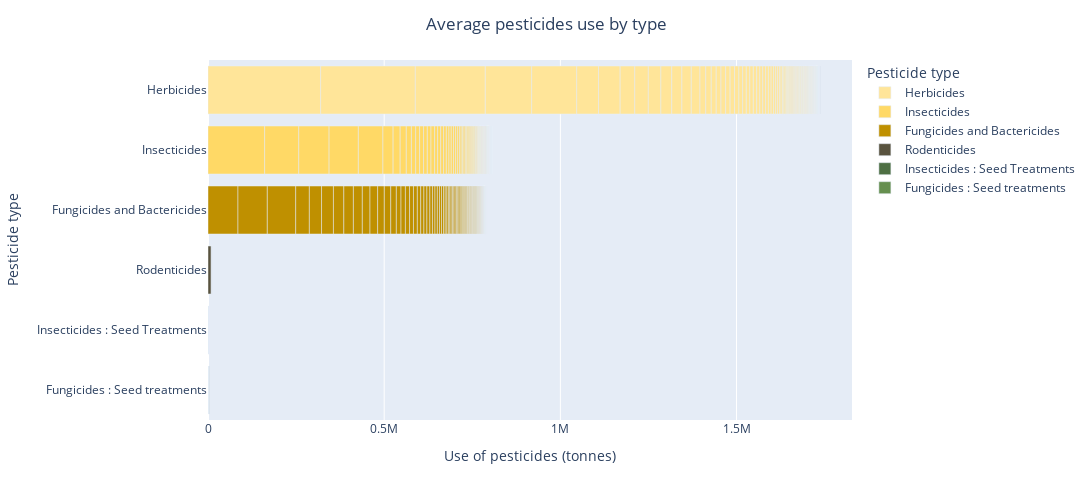

Here is the notebook cell this chart was saved with:
### Code cell
# Sort the bars by 'agricultural_use_tonnes'
pest_total_area_sorted = pest_total_area.sort_values(by='agricultural_use_tonnes', ascending=False)

fig = px.bar(
    pest_total_area_sorted,
    x='agricultural_use_tonnes',
    y='pesticides_type',
    color='pesticides_type',  
    color_discrete_sequence=agro_r,  
    labels={'agricultural_use_tonnes': 'Use of pesticides (tonnes)', 'pesticides_type': 'Pesticide type'}
)
fig.update_layout(title='Average pesticides use by type',width=1200, height=500,title_x=0.5) 

fig.show()

### Figure 1 — Plotly figure (JSON) as saved in the notebook; plotly's stock layout.template omitted (floating-point values rounded to 4 significant figures; data arrays with more than 128 entries replaced by an {"elided": "..."} marker saying what was removed)
{"data": [{"alignmentgroup": "True", "hovertemplate": "Pesticide type=%{y}<br>Use of pesticides (tonnes)=%{x}<extra></extra>", "legendgroup": "Herbicides", "marker": {"color": "#ffe599", "pattern": {"shape": ""}}, "name": "Herbicides", "offsetgroup": "Herbicides", "orientation": "h", "showlegend": true, "textposition": "auto", "type": "bar", "x": {"elided": "207 float values"}, "xaxis": "x", "y": {"elided": "207 str values"}, "yaxis": "y"}, {"alignmentgroup": "True", "hovertemplate": "Pesticide type=%{y}<br>Use of pesticides (tonnes)=%{x}<extra></extra>", "legendgroup": "Insecticides", "marker": {"color": "#ffd966", "pattern": {"shape": ""}}, "name": "Insecticides", "offsetgroup": "Insecticides", "orientation": "h", "showlegend": true, "textposition": "auto", "type": "bar", "x": {"elided": "213 float values"}, "xaxis": "x", "y": {"elided": "213 str values"}, "yaxis": "y"}, {"alignmentgroup": "True", "hovertemplate": "Pesticide type=%{y}<br>Use of pesticides (tonnes)=%{x}<extra></extra>", "legendgroup": "Fungicides and Bactericides", "marker": {"color": "#bf9000", "pattern": {"shape": ""}}, "name": "Fungicides and Bactericides", "offsetgroup": "Fungicides and Bactericides", "orientation": "h", "showlegend": true, "textposition": "auto", "type": "bar", "x": {"elided": "211 float values"}, "xaxis": "x", "y": {"elided": "211 str values"}, "yaxis": "y"}, {"alignmentgroup": "True", "hovertemplate": "Pesticide type=%{y}<br>Use of pesticides (tonnes)=%{x}<extra></extra>", "legendgroup": "Rodenticides", "marker": {"color": "#59533e", "pattern": {"shape": ""}}, "name": "Rodenticides", "offsetgroup": "Rodenticides", "orientation": "h", "showlegend": true, "textposition": "auto", "type": "bar", "x": {"elided": "180 float values"}, "xaxis": "x", "y": {"elided": "180 str values"}, "yaxis": "y"}, {"alignmentgroup": "True", "hovertemplate": "Pesticide type=%{y}<br>Use of pesticides (tonnes)=%{x}<extra></extra>", "legendgroup": "Insecticides : Seed Treatments", "marker": {"color": "#4e6f43", "pattern": {"shape": ""}}, "name": "Insecticides : Seed Treatments", "offsetgroup": "Insecticides : Seed Treatments", "orientation": "h", "showlegend": true, "textposition": "auto", "type": "bar", "x": [719.9, 543.1, 499.4, 275.9, 245.9, 182.5, 124.1, 121.7, 111.6, 87.42, 70.84, 48.03, 43.73, 41.49, 24.72, 24.72, 21.53, 15.04, 13.12, 10.21, 9.632, 9.589, 7.971, 6.782, 5.946, 4.694, 4.676, 4.54, 4.16, 3.122, 2.658, 2.344, 2.235, 2.158, 2.141, 2.097, 1.914, 1.367, 1.148, 1.073, 1.066, 0.95, 0.91, 0.8425, 0.7667, 0.6167, 0.4975, 0.4742, 0.4733, 0.3767, 0.33, 0.325, 0.3067, 0.275, 0.1808, 0.1483, 0.1433, 0.1208, 0.12, 0.06917, 0.0575, 0.0525, 0.03083, 0.02833, 0.02667, 0.02, 0.02, 0.01583, 0.01417, 0.01, 0.004167, 0.003333, 0, 0, 0, 0, 0, 0, 0, 0, 0, 0, 0, 0, 0, 0, 0, 0, 0, 0, 0, 0, 0, 0, 0, 0, 0, 0, 0, 0, 0, 0, 0, 0, 0, 0, 0, 0, 0, 0, 0], "xaxis": "x", "y": ["Insecticides : Seed Treatments", "Insecticides : Seed Treatments", "Insecticides : Seed Treatments", "Insecticides : Seed Treatments", "Insecticides : Seed Treatments", "Insecticides : Seed Treatments", "Insecticides : Seed Treatments", "Insecticides : Seed Treatments", "Insecticides : Seed Treatments", "Insecticides : Seed Treatments", "Insecticides : Seed Treatments", "Insecticides : Seed Treatments", "Insecticides : Seed Treatments", "Insecticides : Seed Treatments", "Insecticides : Seed Treatments", "Insecticides : Seed Treatments", "Insecticides : Seed Treatments", "Insecticides : Seed Treatments", "Insecticides : Seed Treatments", "Insecticides : Seed Treatments", "Insecticides : Seed Treatments", "Insecticides : Seed Treatments", "Insecticides : Seed Treatments", "Insecticides : Seed Treatments", "Insecticides : Seed Treatments", "Insecticides : Seed Treatments", "Insecticides : Seed Treatments", "Insecticides : Seed Treatments", "Insecticides : Seed Treatments", "Insecticides : Seed Treatments", "Insecticides : Seed Treatments", "Insecticides : Seed Treatments", "Insecticides : Seed Treatments", "Insecticides : Seed Treatments", "Insecticides : Seed Treatments", "Insecticides : Seed Treatments", "Insecticides : Seed Treatments", "Insecticides : Seed Treatments", "Insecticides : Seed Treatments", "Insecticides : Seed Treatments", "Insecticides : Seed Treatments", "Insecticides : Seed Treatments", "Insecticides : Seed Treatments", "Insecticides : Seed Treatments", "Insecticides : Seed Treatments", "Insecticides : Seed Treatments", "Insecticides : Seed Treatments", "Insecticides : Seed Treatments", "Insecticides : Seed Treatments", "Insecticides : Seed Treatments", "Insecticides : Seed Treatments", "Insecticides : Seed Treatments", "Insecticides : Seed Treatments", "Insecticides : Seed Treatments", "Insecticides : Seed Treatments", "Insecticides : Seed Treatments", "Insecticides : Seed Treatments", "Insecticides : Seed Treatments", "Insecticides : Seed Treatments", "Insecticides : Seed Treatments", "Insecticides : Seed Treatments", "Insecticides : Seed Treatments", "Insecticides : Seed Treatments", "Insecticides : Seed Treatments", "Insecticides : Seed Treatments", "Insecticides : Seed Treatments", "Insecticides : Seed Treatments", "Insecticides : Seed Treatments", "Insecticides : Seed Treatments", "Insecticides : Seed Treatments", "Insecticides : Seed Treatments", "Insecticides : Seed Treatments", "Insecticides : Seed Treatments", "Insecticides : Seed Treatments", "Insecticides : Seed Treatments", "Insecticides : Seed Treatments", "Insecticides : Seed Treatments", "Insecticides : Seed Treatments", "Insecticides : Seed Treatments", "Insecticides : Seed Treatments", "Insecticides : Seed Treatments", "Insecticides : Seed Treatments", "Insecticides : Seed Treatments", "Insecticides : Seed Treatments", "Insecticides : Seed Treatments", "Insecticides : Seed Treatments", "Insecticides : Seed Treatments", "Insecticides : Seed Treatments", "Insecticides : Seed Treatments", "Insecticides : Seed Treatments", "Insecticides : Seed Treatments", "Insecticides : Seed Treatments", "Insecticides : Seed Treatments", "Insecticides : Seed Treatments", "Insecticides : Seed Treatments", "Insecticides : Seed Treatments", "Insecticides : Seed Treatments", "Insecticides : Seed Treatments", "Insecticides : Seed Treatments", "Insecticides : Seed Treatments", "Insecticides : Seed Treatments", "Insecticides : Seed Treatments", "Insecticides : Seed Treatments", "Insecticides : Seed Treatments", "Insecticides : Seed Treatments", "Insecticides : Seed Treatments", "Insecticides : Seed Treatments", "Insecticides : Seed Treatments", "Insecticides : Seed Treatments", "Insecticides : Seed Treatments", "Insecticides : Seed Treatments"], "yaxis": "y"}, {"alignmentgroup": "True", "hovertemplate": "Pesticide type=%{y}<br>Use of pesticides (tonnes)=%{x}<extra></extra>", "legendgroup": "Fungicides : Seed treatments", "marker": {"color": "#668f4f", "pattern": {"shape": ""}}, "name": "Fungicides : Seed treatments", "offsetgroup": "Fungicides : Seed treatments", "orientation": "h", "showlegend": true, "textposition": "auto", "type": "bar", "x": [267.7, 237.5, 162.0, 142.4, 125.0, 119.9, 86.58, 73.02, 54.04, 51.84, 37.59, 36.42, 31.71, 30.31, 28.81, 27.01, 25.33, 24.17, 20.55, 19, 16.91, 14.4, 13.8, 13.53, 13.45, 9.892, 9.053, 7.753, 7.693, 7.5, 7.208, 6.691, 6.597, 5.752, 5.003, 3.678, 3.335, 2.9, 2.68, 2.255, 1.777, 1.522, 1.423, 1.359, 0.9433, 0.9242, 0.8742, 0.8258, 0.78, 0.78, 0.7083, 0.705, 0.6208, 0.5892, 0.5775, 0.5758, 0.465, 0.3833, 0.3083, 0.2833, 0.2408, 0.2133, 0.2092, 0.1683, 0.155, 0.1217, 0.1067, 0.09, 0.08583, 0.05917, 0.04, 0.03, 0.0275, 0.02417, 0.0225, 0.02, 0.01833, 0.01833, 0.015, 0.01417, 0.01333, 0.01, 0.009167, 0.009167, 0.0075, 0.005833, 0.003333, 0.0025, 0.0025, 0.001667, 0, 0, 0, 0, 0, 0, 0, 0, 0, 0, 0, 0, 0, 0, 0, 0, 0, 0, 0, 0, 0, 0, 0, 0, 0, 0, 0, 0, 0, 0, 0, 0], "xaxis": "x", "y": ["Fungicides : Seed treatments", "Fungicides : Seed treatments", "Fungicides : Seed treatments", "Fungicides : Seed treatments", "Fungicides : Seed treatments", "Fungicides : Seed treatments", "Fungicides : Seed treatments", "Fungicides : Seed treatments", "Fungicides : Seed treatments", "Fungicides : Seed treatments", "Fungicides : Seed treatments", "Fungicides : Seed treatments", "Fungicides : Seed treatments", "Fungicides : Seed treatments", "Fungicides : Seed treatments", "Fungicides : Seed treatments", "Fungicides : Seed treatments", "Fungicides : Seed treatments", "Fungicides : Seed treatments", "Fungicides : Seed treatments", "Fungicides : Seed treatments", "Fungicides : Seed treatments", "Fungicides : Seed treatments", "Fungicides : Seed treatments", "Fungicides : Seed treatments", "Fungicides : Seed treatments", "Fungicides : Seed treatments", "Fungicides : Seed treatments", "Fungicides : Seed treatments", "Fungicides : Seed treatments", "Fungicides : Seed treatments", "Fungicides : Seed treatments", "Fungicides : Seed treatments", "Fungicides : Seed treatments", "Fungicides : Seed treatments", "Fungicides : Seed treatments", "Fungicides : Seed treatments", "Fungicides : Seed treatments", "Fungicides : Seed treatments", "Fungicides : Seed treatments", "Fungicides : Seed treatments", "Fungicides : Seed treatments", "Fungicides : Seed treatments", "Fungicides : Seed treatments", "Fungicides : Seed treatments", "Fungicides : Seed treatments", "Fungicides : Seed treatments", "Fungicides : Seed treatments", "Fungicides : Seed treatments", "Fungicides : Seed treatments", "Fungicides : Seed treatments", "Fungicides : Seed treatments", "Fungicides : Seed treatments", "Fungicides : Seed treatments", "Fungicides : Seed treatments", "Fungicides : Seed treatments", "Fungicides : Seed treatments", "Fungicides : Seed treatments", "Fungicides : Seed treatments", "Fungicides : Seed treatments", "Fungicides : Seed treatments", "Fungicides : Seed treatments", "Fungicides : Seed treatments", "Fungicides : Seed treatments", "Fungicides : Seed treatments", "Fungicides : Seed treatments", "Fungicides : Seed treatments", "Fungicides : Seed treatments", "Fungicides : Seed treatments", "Fungicides : Seed treatments", "Fungicides : Seed treatments", "Fungicides : Seed treatments", "Fungicides : Seed treatments", "Fungicides : Seed treatments", "Fungicides : Seed treatments", "Fungicides : Seed treatments", "Fungicides : Seed treatments", "Fungicides : Seed treatments", "Fungicides : Seed treatments", "Fungicides : Seed treatments", "Fungicides : Seed treatments", "Fungicides : Seed treatments", "Fungicides : Seed treatments", "Fungicides : Seed treatments", "Fungicides : Seed treatments", "Fungicides : Seed treatments", "Fungicides : Seed treatments", "Fungicides : Seed treatments", "Fungicides : Seed treatments", "Fungicides : Seed treatments", "Fungicides : Seed treatments", "Fungicides : Seed treatments", "Fungicides : Seed treatments", "Fungicides : Seed treatments", "Fungicides : Seed treatments", "Fungicides : Seed treatments", "Fungicides : Seed treatments", "Fungicides : Seed treatments", "Fungicides : Seed treatments", "Fungicides : Seed treatments", "Fungicides : Seed treatments", "Fungicides : Seed treatments", "Fungicides : Seed treatments", "Fungicides : Seed treatments", "Fungicides : Seed treatments", "Fungicides : Seed treatments", "Fungicides : Seed treatments", "Fungicides : Seed treatments", "Fungicides : Seed treatments", "Fungicides : Seed treatments", "Fungicides : Seed treatments", "Fungicides : Seed treatments", "Fungicides : Seed treatments", "Fungicides : Seed treatments", "Fungicides : Seed treatments", "Fungicides : Seed treatments", "Fungicides : Seed treatments", "Fungicides : Seed treatments", "Fungicides : Seed treatments", "Fungicides : Seed treatments", "Fungicides : Seed treatments", "Fungicides : Seed treatments"], "yaxis": "y"}], "layout": {"barmode": "relative", "height": 500, "legend": {"title": {"text": "Pesticide type"}, "tracegroupgap": 0}, "margin": {"t": 60}, "title": {"text": "Average pesticides use by type", "x": 0.5}, "width": 1200, "xaxis": {"anchor": "y", "domain": [0, 1], "title": {"text": "Use of pesticides (tonnes)"}}, "yaxis": {"anchor": "x", "categoryarray": ["Fungicides : Seed treatments", "Insecticides : Seed Treatments", "Rodenticides", "Fungicides and Bactericides", "Insecticides", "Herbicides"], "categoryorder": "array", "domain": [0, 1], "title": {"text": "Pesticide type"}}}}
